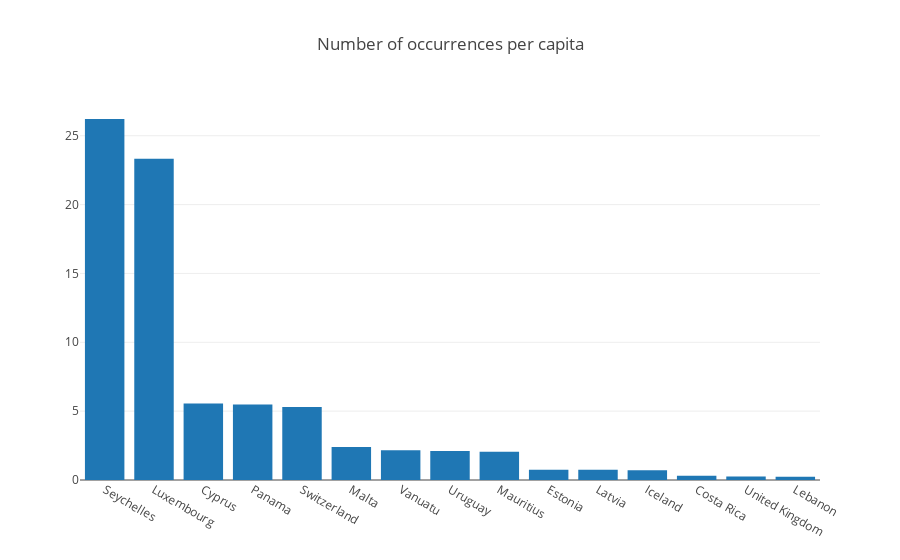

The notebook cell this image was saved under:
### Markdown cell above
#### Number of occurrences per capita

### Code cell
sorted_data = pp_total_country_normalized[['countries','counts_normalized_population']].sort_values('counts_normalized_population', ascending=False).head(15)

data = [go.Bar(
            x=sorted_data['countries'],
            y=sorted_data['counts_normalized_population'],
    )]


layout = go.Layout(
    title='Number of occurrences per capita',
)

fig = go.Figure(data=data, layout=layout)
iplot(fig, filename='../TrovatelliT.github.io/ressources/bar_occurrences_per_hab')
plot(fig, filename='../TrovatelliT.github.io/ressources/bar_occurrences_per_hab', auto_open=False)

### Figure 1 — Plotly figure (JSON) as saved in the notebook; plotly's stock layout.template omitted (floating-point values rounded to 4 significant figures)
{"data": [{"type": "bar", "uid": "b149a83b-6b31-494e-aa1b-4bc75beffbf5", "x": ["Seychelles", "Luxembourg", "Cyprus", "Panama", "Switzerland", "Malta", "Vanuatu", "Uruguay", "Mauritius", "Estonia", "Latvia", "Iceland", "Costa Rica", "United Kingdom", "Lebanon"], "y": [26.22, 23.34, 5.558, 5.49, 5.3, 2.402, 2.16, 2.107, 2.045, 0.7524, 0.7478, 0.7117, 0.3048, 0.2461, 0.2281]}], "layout": {"title": "Number of occurrences per capita"}}
